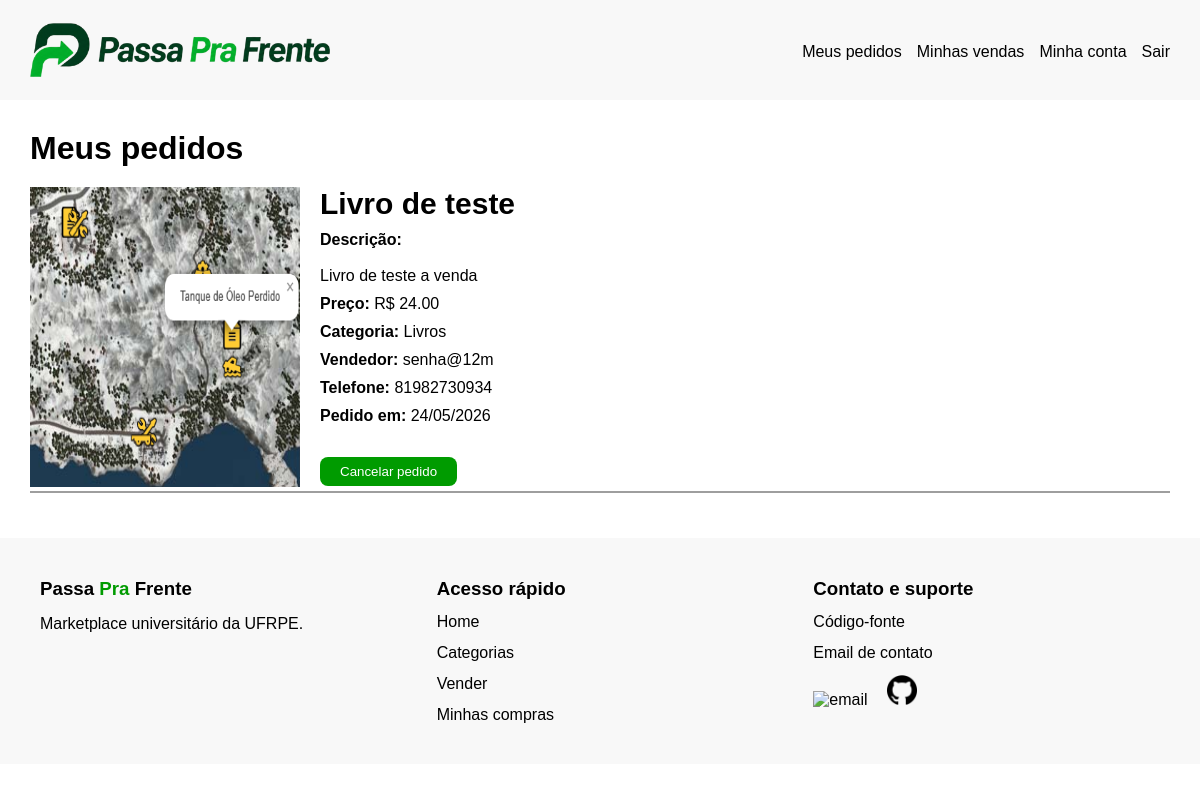
The app's page /pedidos/meus/ (signed in), older data.
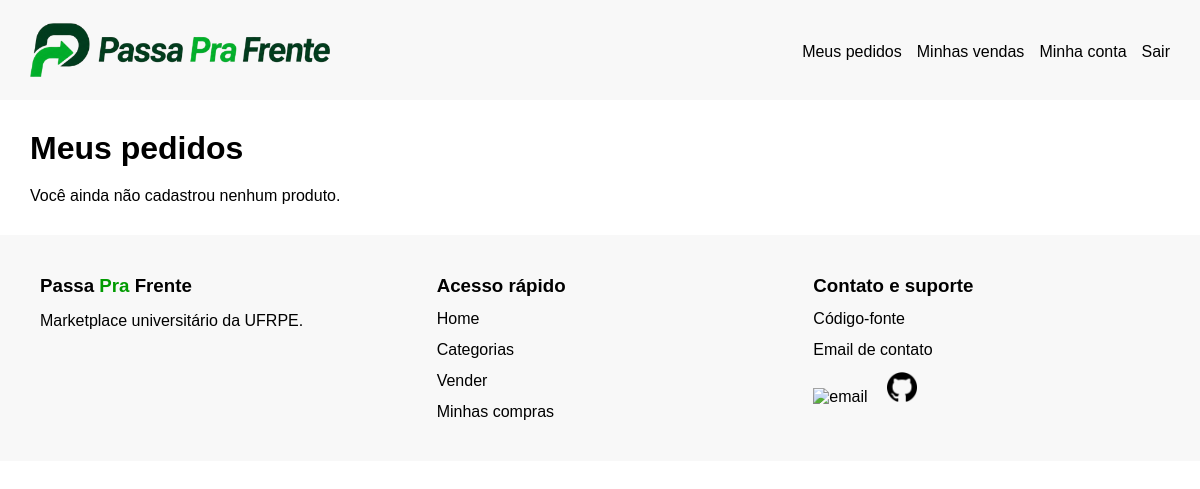
The same page, newer data.
### pedidos/models.py (models this page shows, shortened)
class Pedido(models.Model):
    produto = models.ForeignKey(Produto, on_delete=models.CASCADE)
    comprador = models.ForeignKey(
        settings.AUTH_USER_MODEL,
        on_delete=models.CASCADE,
        related_name='pedidos'
    )
    criado_em = models.DateTimeField(auto_now_add=True)
    class Meta:
        unique_together = ('produto', 'comprador')

### produtos/models.py (models this page shows, shortened)
class Produto(models.Model):
    nome = models.CharField(max_length=200)
    descricao = models.TextField()
    preco = models.DecimalField(max_digits=10, decimal_places=2)
    categoria = models.CharField(max_length=50, choices=CATEGORIAS)
    imagem = models.ImageField(upload_to='produtos/', blank=True, null=True)
    vendedor = models.ForeignKey(
        settings.AUTH_USER_MODEL,
        on_delete=models.CASCADE,
        related_name='produtos'
    )

### accounts/models.py (models this page shows, shortened)
class Usuario(AbstractUser):
    email = models.EmailField(unique=True)
    nickname = models.CharField(max_length=50, unique=True)
    telefone = models.CharField(max_length=11)
    USERNAME_FIELD = 'email'
    REQUIRED_FIELDS = ['username', 'nickname', 'telefone']

### pedidos/views.py (the view)
# urls.py: path('meus/', views.meus_pedidos, name='meus_pedidos'),
@login_required
def meus_pedidos(request):
    pedidos = Pedido.objects.filter(
        comprador=request.user
    ).select_related('produto', 'produto__vendedor')
    return render(request, 'pedidos/meus_pedidos.html', {'pedidos': pedidos})

### templates/pedidos/meus_pedidos.html (shortened to what this page needs)
{% extends 'base.html' %}
{% load static %}
    {% block extra_css %}
        <link rel="stylesheet" href="{% static 'pedidos/meus_pedidos.css' %}">
    {% endblock %}
{% block content %}
    <main>
        <div class="container">
            <h1>Meus pedidos</h1>
            {% if pedidos %}
                {% for pedido in pedidos %}
                    <div class="main_produto">
                        <div class="main_produto_img">
                            {% if pedido.produto.imagem %}
                                <img src="{{ pedido.produto.imagem.url }}" alt="{{ pedido.nome }} foto">
                            {% else %}
                                <img src="{% static 'accounts/Images/PassaPraFrente_logo.png' %}" alt="Sem imagem">
                            {% endif %}
                        </div>
                        <div class="main_produto_desc">
                            <h2>{{ pedido.produto.nome }}</h2>
                            <p><b>Descrição:</b> </br> </br> {{ pedido.produto.descricao }}</p>
                            <p><b>Preço: </b>R$ {{ pedido.produto.preco }}</p>
                            <p><b>Categoria: </b> {{ pedido.produto.categoria }}</p>
                            <p><b>Vendedor: </b>{{ pedido.produto.vendedor.nickname }}</p>
                            <p><b>Telefone: </b>{{  pedido.produto.vendedor.telefone  }}</p>
                            <p><b>Pedido em: </b>{{ pedido.criado_em|date:"d/m/Y" }}</p>
                            <div class="main_produto_desc_buttons">
                                <form method="POST" action="{% url 'cancelar_pedido' pedido.id %}">
                                    <button type="submit">Cancelar pedido</button>
                                </form>
                            </div>
                        </div>
                    </div>
                {% endfor %}
            {% else %}
                <p>Você ainda não cadastrou nenhum produto.</p>
            {% endif %}
        </div>
    </main>
{% endblock %}

### templates/base.html (shortened to what this page needs)
{% load static %}
<!DOCTYPE html>
<html lang="pt-br">
<head>
    <link rel="stylesheet" href="{% static 'base.css' %}">
    {% block extra_css %}{% endblock %}
</head>
<body>
    <header>
        <div class="container">
            <div class="header_menu">
                <div class="header_logo">
                    <a href="{% url 'user_menu' %}"><img src="{% static 'accounts/Images/passaprafrente-logo-nova.png' %}" alt="PassaPraFrente logo"></a>
                </div>
                <div class="header_menus">
                    <nav>
                        <ul>
                            <li><a href="{% url 'logout' %}">Sair</a></li>
                            <li><a href="{% url 'modificar_dados'%}">Minha conta</a></li>
                            <li><a href="{% url 'meus_produtos' %}">Minhas vendas</a></li>
                            <li><a href="{% url 'meus_pedidos' %}">Meus pedidos</a></li>
                        </ul>
                    </nav>
                </div>
            </div>
        </div>
    </header>
    {% block content %}{% endblock %}
    <footer>
        <div class="container">
            <div class="footer_left_side">
                <h3>Passa <span>Pra</span> Frente</h3>
                <p>Marketplace universitário da UFRPE.</p>
            </div>
            <div class="footer_right_side">
                <h3>Acesso rápido</h3>
                <a href="{% url 'user_menu' %}">Home</a>
                <a href="{% url 'todas_categorias' %}">Categorias</a>
                <a href="{% url 'registrar_venda' %}">Vender</a>
                <a href="{% url 'meus_pedidos' %}">Minhas compras</a>
            </div>
            <div class="footer_end_side">
                <h3>Contato e suporte</h3>
                <a href="">Código-fonte</a>
                <a href="">Email de contato</a>
                <div class="footer_images">
                    <a href=""><img src="{% static 'accounts/Images/e-mail.png' %}" alt="email"></a>
                    <a href=""><img src="{% static 'accounts/Images/github.png' %}" alt="Github"></a>
                </div>
            </div>
        </div>
    </footer>
</body>
</html>

### static/base.css (style rules this page uses)
* { margin: 0px; padding: 0px; font-family: Arial, sans-serif; --green1: #009b00; --white: #ffffff; --grey-button: #e2e2e2bb; --black: #000000; --background1: rgba(247, 247, 247, 0.863); }
body { box-sizing: border-box; }
.container { max-width: 1140px; margin: auto; }
header { padding: 20px; height: 60px; background-color: var(--background1); }
.header_menu { display: flex; justify-content: space-between; align-items: center; }
.header_logo a { text-decoration: none; color: var(--black); }
.header_logo img { width: 300px; height: 60px; }
.header_menus ul { display: flex; flex-direction: row-reverse; text-decoration: none; list-style: none; gap: 15px; }
.header_menus li a { text-decoration: none; color: black; }
footer { padding: 40px; background-color: var(--background1); }
footer .container { display: flex; justify-content: space-evenly; align-items: flex-start; gap: 30px; }
footer span { color: var(--green1); }
.footer_right_side, .footer_left_side, .footer_end_side { flex: 1; }
.footer_right_side, .footer_end_side { display: flex; flex-direction: column; gap: 13px; }
.footer_right_side a, .footer_end_side a { text-decoration: none; color: var(--black); }
.footer_left_side p { margin-top: 15px; }
.footer_right_side { margin-left: 20px; }
.footer_images img { width: 30px; height: 30px; margin-right: 15px; }

### static/pedidos/meus_pedidos.css (style rules this page uses)
* { margin: 0px; padding: 0px; font-family: Arial, sans-serif; --green1: #009b00; --green2: #01bb01; --white: #ffffff; --grey-button: #e2e2e2bb; --black: #000000; --background1: rgba(247, 247, 247, 0.863); --border-grey: rgb(158, 158, 158); }
body { box-sizing: border-box; }
.container { max-width: 1140px; margin: auto; }
main { padding: 30px; }
main h1 { margin-bottom: 20px; }

Row changes from the older to the newer data that the page shows:
removed Pedido: produto.imagem (picture), produto.nome "Livro de teste", produto.descricao "Livro de teste a venda", produto.preco "24.00", produto.categoria "Livros", produto.vendedor.nickname "senha@12m", produto.vendedor.telefone "81982730934", criado_em "24/05/2026"
Text that changed along with them:
text now shown: "Você ainda não cadastrou nenhum produto."
